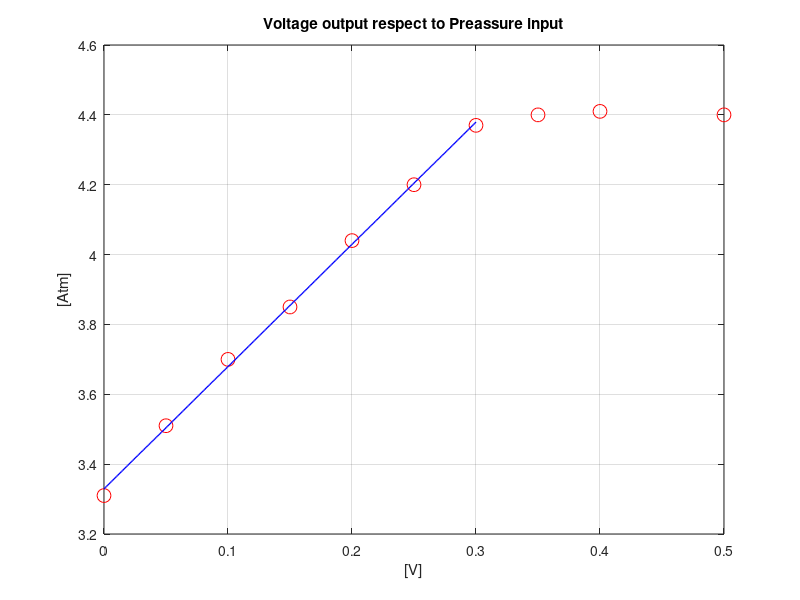

This chart was generated by the following MATLAB code:
clear;
x = [ 0; 0.05;  0.1; 0.15; 0.2; 0.25; 0.3; 0.35; 0.4; 0.5];
y = [3.31; 3.51; 3.7; 3.85; 4.04; 4.2; 4.37; 4.4; 4.41; 4.4];

plot(x, y, 'ro', 'MarkerSize', 10);
grid on;
% Get the fit
coeffs = polyfit(x(1:7), y(1:7), 1);
% Get the x values for the fit at higher resolution.
xFit = linspace(x(1), x(7), 300);
% Get the estimated y values
yFit = polyval(coeffs, xFit);
% Plot them as a line.
hold on;
xlabel('[V]')
ylabel('[Atm]')
title('Voltage output respect to Preassure input')
plot(xFit, yFit, 'b-', 'LineWidth', 1);
